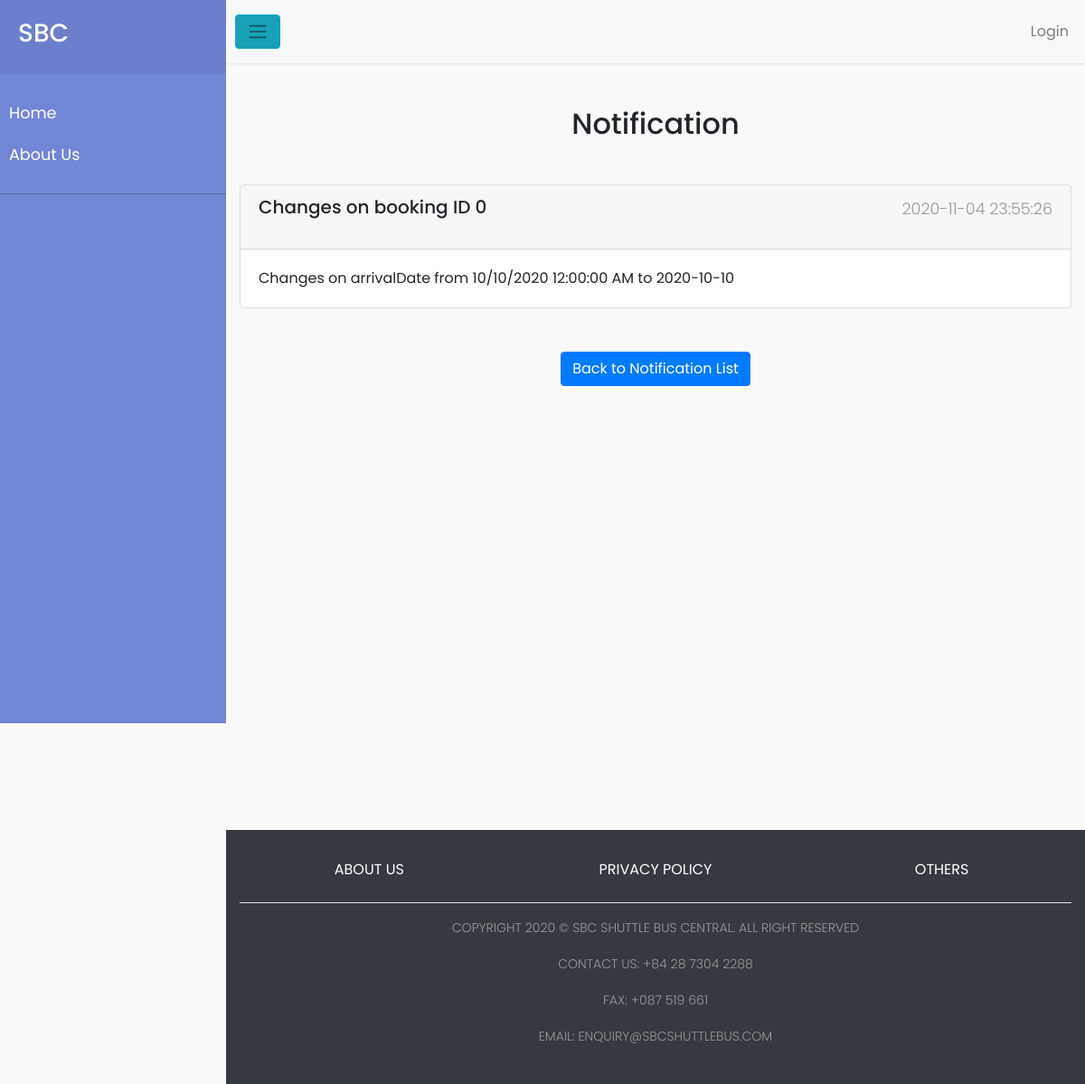
Screenshot of /viewNotification.php?id=15 with the database file from the repository.
### tables this page shows
CREATE TABLE `notification` (
  `id` int(11) NOT NULL,
  `recipient` int(11) NOT NULL,
  `title` varchar(500) NOT NULL,
  `description` text NOT NULL,
  `isRead` tinyint(1) NOT NULL DEFAULT 0,
  `createdAt` timestamp NOT NULL DEFAULT current_timestamp()
);

### shared/connect.php (called while the page is built, shortened)
<?php
function query($conn, $query)
{
    return mysqli_query($conn, $query);
}

### viewNotification.php (the view, shortened to what this page needs)
<?php
include_once("shared/connect.php");
function getNotif($conn, $id)
{
    return query($conn, "SELECT * FROM `notification` WHERE `id`=$id AND `recipient`='" . $_SESSION['providerID'] . "'");
}
$notifID = $_GET['id'];
if (preg_match("/^[\d]+$/", $notifID)) {
    $result = getNotif($conn, $notifID);
    if (mysqli_num_rows($result) > 0) {
        $item = mysqli_fetch_assoc($result);
    } else {
        header("Location:listNotification.php");
        exit();
    }
} else {
    header("Location:listNotification.php");
    exit();
}
include_once("shared/header.php");
echo '
<div class="container-fluid min-vh-100">
<h2 class="text-center mt-5">Notification</h2>
<div class="card my-5">
  <div class="card-header d-flex justify-content-between">
  <h5 class="card-title">' . $item['title'] . '</h5>
  <p >' . $item['createdAt'] . '</p>
  </div>
  <div class="card-body">
  ' . $item['description'] . '
  </div>
</div>
<div class="text-center my-5">
<a href="listNotification.php" class="btn btn-primary">Back to Notification List</a>
</div>
</div>
';
?>
<?php
include_once("shared/footer.php");

### styleSidebar.css (style rules this page uses)
body { font-family: 'Poppins', sans-serif; background: #fafafa; }
p { font-family: 'Poppins', sans-serif; font-size: 1.1em; font-weight: 300; line-height: 1.7em; color: #999; }
a, a:hover, a:focus { color: inherit; text-decoration: none; transition: all 0.3s; }

### rows the page displays
notification: title "Changes on booking ID 0", createdAt "2020-11-04 23:55:26", description "Changes on arrivalDate from 10/10/2020 12:00:00 AM to 2020-10-10"
